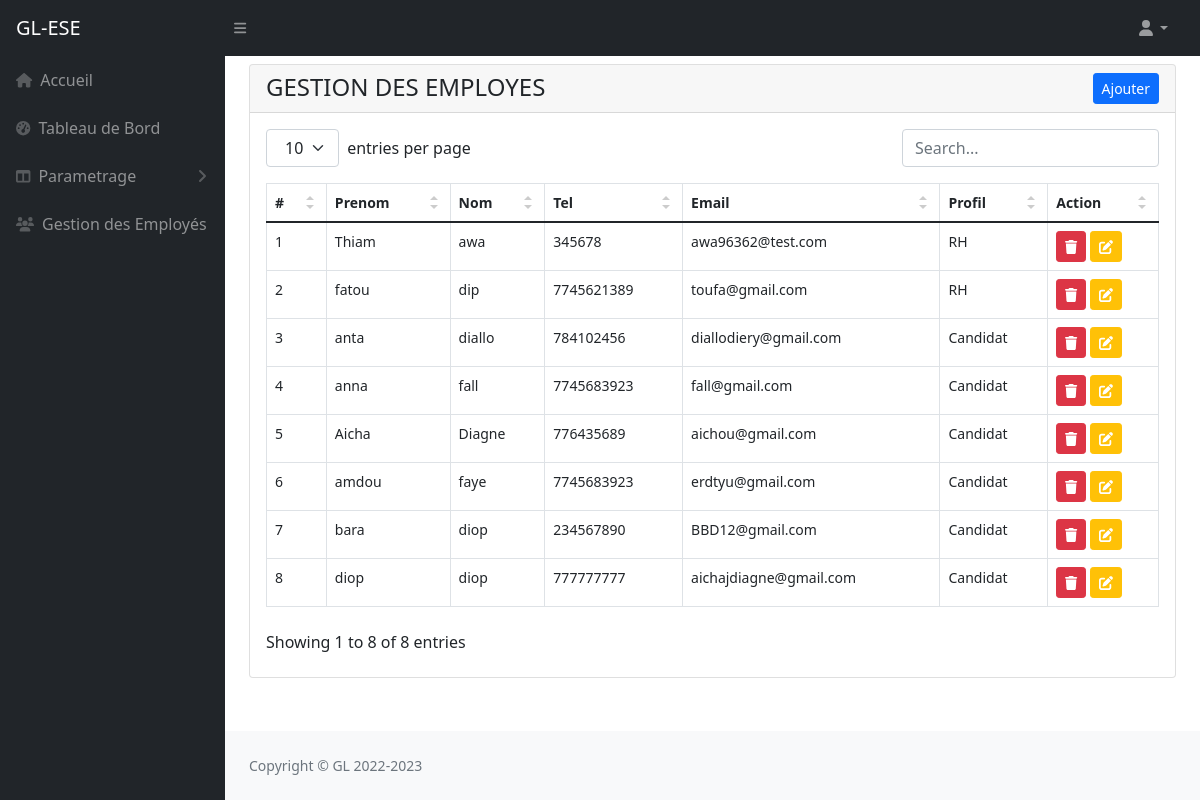
The page /?page=gestionEmployes (signed in) on the database its author committed.
### tables this page shows
CREATE TABLE `utilisateur` (
  `idUser` int(11) NOT NULL,
  `email` varchar(255) NOT NULL,
  `login` varchar(255) NOT NULL,
  `mdp` varchar(255) NOT NULL,
  `prenom` varchar(255) NOT NULL,
  `nom` varchar(255) NOT NULL,
  `tel` varchar(255) NOT NULL,
  `adresse` varchar(255) NOT NULL,
  `ficherCV` varchar(255) NOT NULL,
  `etatUser` int(11) NOT NULL DEFAULT 1,
  `idProfilF` int(11) NOT NULL
);

CREATE TABLE `profil` (
  `idProfil` int(11) NOT NULL,
  `nomProfil` varchar(255) NOT NULL
);

### models/employeModel.php (called while the page is built, shortened)
<?php
    require_once("bd.php");
    function getEmploye(){
        global $connexion;
        $sql="SELECT * FROM utilisateur,profil WHERE idProfilF=idProfil";
        return $connexion->query($sql)->fetchAll();
    }
?>

### pages/gestionEmployes.php (the view, shortened to what this page needs)
<div class="card">
    <div class="card-header">
        <span class="h4"> GESTION DES EMPLOYES</span>
        <button class="btn btn-sm btn-primary float-end" data-bs-toggle="modal" data-bs-target="#exampleModalUser">Ajouter</button>
    </div>
    <div class="card-body">
        <table id="datatablesSimple">
            <thead>
                <tr>
                    <th>#</th>
                    <th>Prenom</th>
                    <th>Nom</th>
                    <th>Tel</th>
                    <th>Email</th>
                    <th>Profil</th>
                    <th>Action</th>
                </tr>
            </thead>
            <tbody>
                <?php foreach($listeEmploye as $key => $emp){ ?>
                    <tr>
                        <td><?= $key+1 ?></td>
                        <td><?= $emp['prenom']?></td>
                        <td><?= $emp['nom']?></td>
                        <td><?= $emp['tel']?></td>
                        <td><?= $emp['email']?></td>
                        <td><?= $emp['nomProfil']?></td>
                        <td>
                            <button class="btn btn-sm btn-danger"><i class="fas fa-trash"></i></button>
                            <button class="btn btn-sm btn-warning"><i class="fas fa-edit text-white"></i></button>
                        </td>
                    </tr>
                <?php } ?>
            </tbody>
        </table>
    </div>
</div>

### public/css/datatable.css (style rules this page uses)
.dataTable-table { max-width: 100%; width: 100%; border-spacing: 0; border-collapse: separate; }
.dataTable-table > tbody > tr > td, .dataTable-table > tbody > tr > th, .dataTable-table > tfoot > tr > td, .dataTable-table > tfoot > tr > th, .dataTable-table > thead > tr > td, .dataTable-table > thead > tr > th { vertical-align: top; padding: 8px 10px; }
.dataTable-table > thead > tr > th { vertical-align: bottom; text-align: left; border-bottom: 1px solid #d9d9d9; }
.dataTable-table th { vertical-align: bottom; text-align: left; }

### rows shown on the page
utilisateur: prenom "Thiam", nom "awa", tel "345678", email "awa96362@test.com", idProfilF.nomProfil "RH"
utilisateur: prenom "fatou", nom "dip", tel "7745621389", email "toufa@gmail.com", idProfilF.nomProfil "RH"
utilisateur: prenom "anta", nom "diallo", tel "784102456", email "diallodiery@gmail.com", idProfilF.nomProfil "Candidat"
utilisateur: prenom "anna", nom "fall", tel "7745683923", email "fall@gmail.com", idProfilF.nomProfil "Candidat"
utilisateur: prenom "Aicha", nom "Diagne", tel "776435689", email "aichou@gmail.com", idProfilF.nomProfil "Candidat"
utilisateur: prenom "amdou", nom "faye", tel "7745683923", email "erdtyu@gmail.com", idProfilF.nomProfil "Candidat"
utilisateur: prenom "bara", nom "diop", tel "234567890", email "BBD12@gmail.com", idProfilF.nomProfil "Candidat"
utilisateur: prenom "diop", nom "diop", tel "777777777", email "aichajdiagne@gmail.com", idProfilF.nomProfil "Candidat"
